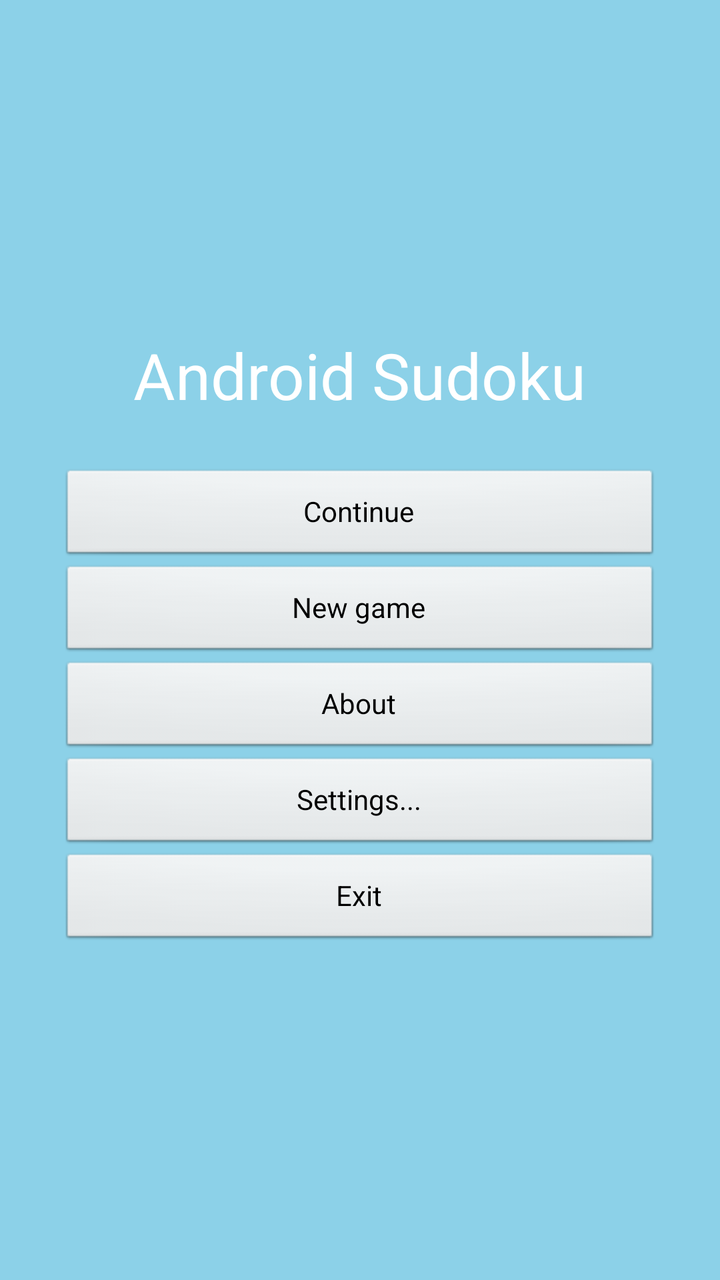
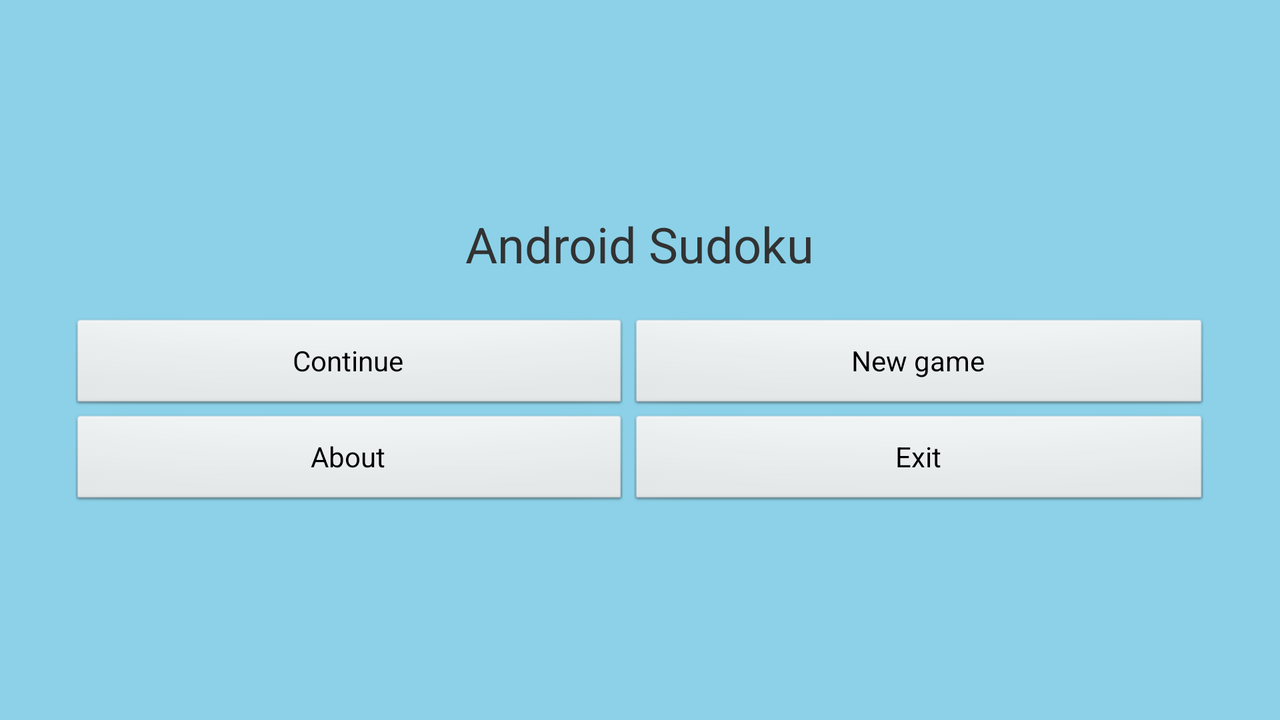

Two renders of one Android screen. The first uses the default layout on a phone; the second uses the alternative layout the repository ships for a different screen configuration, on a matching device. The two XML files are below.
<!-- AndroidManifest.xml: application theme AppTheme -->
<!-- res/layout/main.xml -->
<?xml version="1.0" encoding="utf-8"?>

<LinearLayout 
	xmlns:android="http://schemas.android.com/apk/res/android"
    android:layout_width="fill_parent"
    android:layout_height="fill_parent" 
    android:orientation="horizontal" 
    android:padding="30dip"
    android:background="@color/background"> 
    
    
    <LinearLayout
		android:orientation="vertical"
		android:layout_height="wrap_content"
		android:layout_width="fill_parent"
		android:layout_gravity="center">

		<TextView
		    android:layout_width="wrap_content"
		    android:layout_height="wrap_content"
		    android:layout_gravity="center"
		    android:layout_marginBottom="25dip"
		    android:text="@string/main_title"
		    android:textColor="#FFFFFF"
		    android:textSize="32sp" />

		<Button
			android:id="@+id/continue_button"
			android:layout_width="fill_parent"
			android:layout_height="wrap_content"
			android:text = "@string/continue_label" />
		<Button
			android:id="@+id/newgame_button"
			android:layout_width="fill_parent"
			android:layout_height="wrap_content"
			android:text = "@string/newgame_label" />
		<Button
			android:id="@+id/about_button"
			android:layout_width="fill_parent"
			android:layout_height="wrap_content"
			android:text = "@string/about_label" />
		<Button
			android:id="@+id/settings_button"
			android:layout_width="fill_parent"
			android:layout_height="wrap_content"
			android:text = "@string/settings_label" />
		<Button
			android:id="@+id/exit_button"
			android:layout_width="fill_parent"
			android:layout_height="wrap_content"
			android:text = "@string/exit_label" />
	</LinearLayout>
</LinearLayout>
<!-- resources referenced by this layout -->
<resources>
  <color name="background">#8CD1E8</color>
  <string name="about_label">About</string>
  <string name="continue_label">Continue</string>
  <string name="exit_label">Exit</string>
  <string name="main_title">Android Sudoku</string>
  <string name="newgame_label">New game</string>
  <string name="settings_label">Settings...</string>
  <style name="AppTheme" parent="android:Theme.Light" />
</resources>
<!-- res/layout-land/main.xml (the repository's variant of the layout above) -->
<!-- drawn on the phone turned sideways -->
<?xml version="1.0" encoding="utf-8"?>

<LinearLayout
	xmlns:android="http://schemas.android.com/apk/res/android"
	android:background="@color/background"
	android:layout_height="fill_parent"
	android:layout_width="fill_parent"
	android:padding="15dip"
	android:orientation="horizontal" >
	
	<LinearLayout
		android:orientation="vertical"
		android:layout_height="wrap_content"
		android:layout_width="fill_parent"
		android:layout_gravity="center"
		android:paddingLeft="20dip"
		android:paddingRight="20dip" >
		<TextView
		android:text="@string/main_title"
		android:layout_height="wrap_content"
		android:layout_width="wrap_content"
		android:layout_gravity="center"
		android:layout_marginBottom="20dip"
		android:textSize="24.5sp" />
		
		<TableLayout
		android:layout_height="wrap_content"
		android:layout_width="wrap_content"
		android:layout_gravity="center"
		android:stretchColumns="*" >
		<TableRow>
			<Button
			android:id="@+id/continue_button"
			android:text="@string/continue_label" />
			<Button
			android:id="@+id/new_button"
			android:text="@string/newgame_label" />
		</TableRow>
		<TableRow>
			<Button
			android:id="@+id/about_button"
			android:text="@string/about_label" />
			<Button
			android:id="@+id/exit_button"
			android:text="@string/exit_label" />
		</TableRow>
		</TableLayout>
	</LinearLayout>
</LinearLayout>
<!-- resources referenced by the variant -->
<!-- as the phone turned sideways resolves them -->
<resources>
  <color name="background">#8CD1E8</color>
  <string name="about_label">About</string>
  <string name="continue_label">Continue</string>
  <string name="exit_label">Exit</string>
  <string name="main_title">Android Sudoku</string>
  <string name="newgame_label">New game</string>
  <style name="AppTheme" parent="android:Theme.Light" />
</resources>
